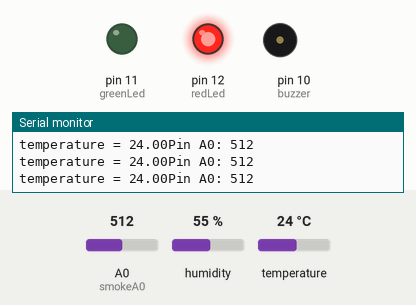
Recording of a sketch running on a simulated Arduino Uno, built with avr-gcc and run on an emulated ATmega328P. Shown: output pins drawn as LEDs (lit = HIGH), buzzer (waves = sounding), the last lines printed to the serial monitor. The test bench sets the inputs (shaded band); at power-on: temperature 24 °C, A0 (smokeA0) = 512, humidity 55 %.

Above: at 1.2 s.
1.3 s: temperature set to 39 °C
2.8 s: temperature set to 42 °C
At 3.4 s:
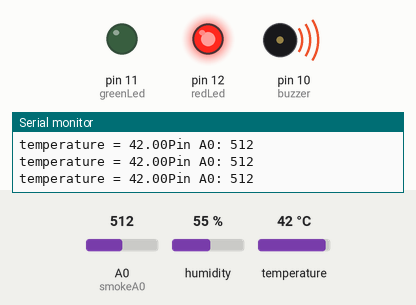
4.3 s: A0 (smokeA0) set to 313
5.8 s: A0 (smokeA0) set to 284
At 7.0 s:
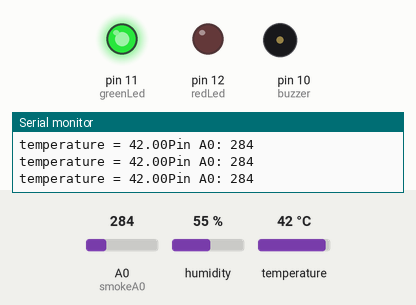
7.3 s: A0 (smokeA0) set to 306
At 8.0 s:
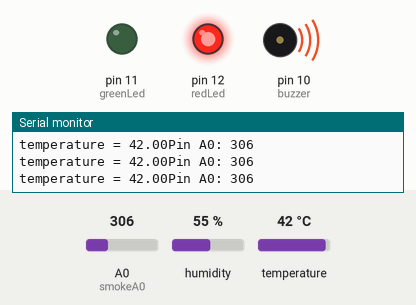
8.8 s: A0 (smokeA0) set to 290
At 10.0 s:
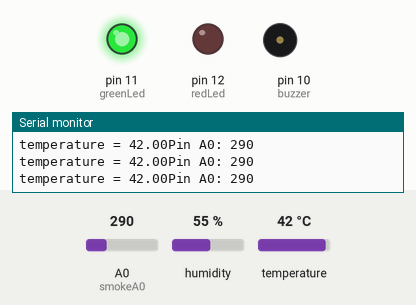
Timing chart, 0 to 11.3 s (numbered marks = the images above; inputs shaded):
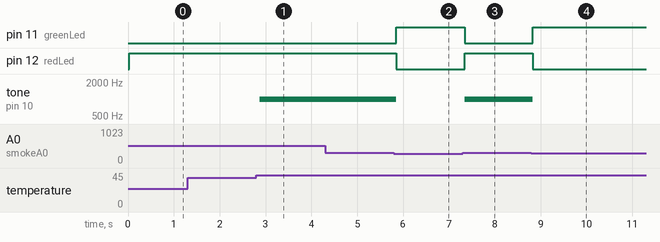

The sketch:

Smoke_and_fire.ino
```cpp
#include "dht.h"

#define dht_apin A1

int redLed = 12;
int greenLed = 11;
int buzzer = 10;
int smokeA0 = A0;
//Threshold value
int sensorThres = 300;

dht DHT;

void setup() {
  pinMode(redLed, OUTPUT);
  pinMode(greenLed, OUTPUT);
  pinMode(buzzer, OUTPUT);
  pinMode(smokeA0, INPUT);
  Serial.begin(9600);
}

void loop() {
  int analogSensor = analogRead(smokeA0);
  DHT.read11(dht_apin);

  Serial.print("temperature = ");
  Serial.print(DHT.temperature);

  Serial.print("Pin A0: ");
  Serial.println(analogSensor);

  if ((analogSensor > sensorThres) && DHT.temperature > 40) {

    digitalWrite(redLed, HIGH);
    digitalWrite(greenLed, LOW);
    tone(buzzer, 1000, 200);

  } else {
    if (analogSensor > sensorThres) {
      digitalWrite(redLed, HIGH);
      digitalWrite(greenLed, LOW);
      //tone(buzzer, 1000, 200);
    } else {
      digitalWrite(redLed, LOW);
      digitalWrite(greenLed, HIGH);
      noTone(buzzer);
    }
  }
  delay(100);
}
```

Measured:
- the behaviour switches between 40 and 41 °C on temperature (found by bisection; images 0 and 1)
- the behaviour switches between 301 and 300 on A0 (smokeA0) (found by bisection; images 1 and 2)
- after the input at 2.8 s, tone on pin 10 (buzzer): silent → 1000 Hz after 0.08 s
- after the input at 5.8 s, pin 11 (greenLed): LOW → HIGH after 0.06 s; pin 12 (redLed): HIGH → LOW after 0.06 s; tone on pin 10 (buzzer): 1000 Hz → silent after 0.06 s
- after the input at 7.3 s, pin 11 (greenLed): HIGH → LOW after 0.05 s; pin 12 (redLed): LOW → HIGH after 0.05 s; tone on pin 10 (buzzer): silent → 1000 Hz after 0.05 s
- after the input at 8.8 s, pin 11 (greenLed): LOW → HIGH at once; pin 12 (redLed): HIGH → LOW at once; tone on pin 10 (buzzer): 1000 Hz → silent at once
